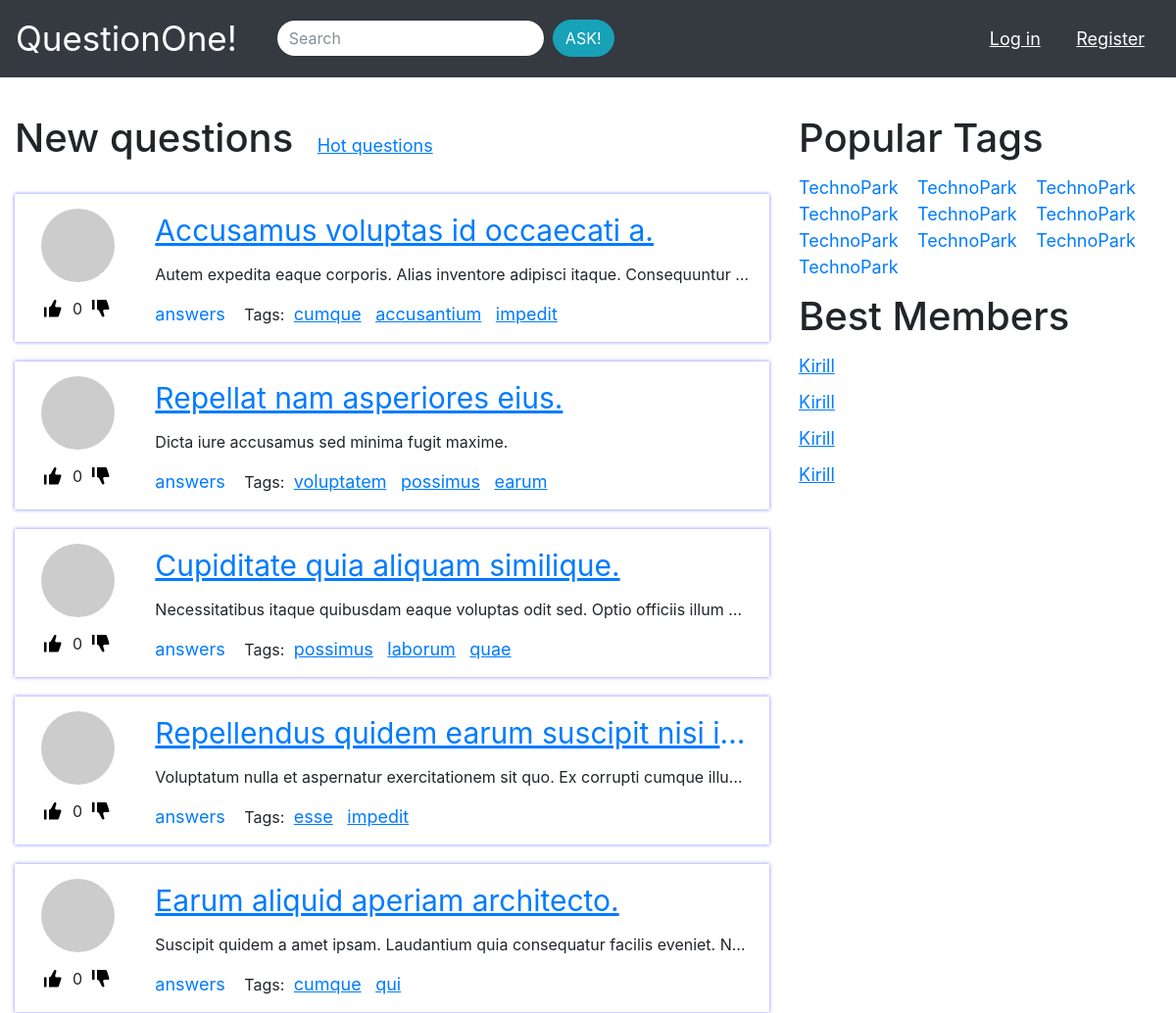
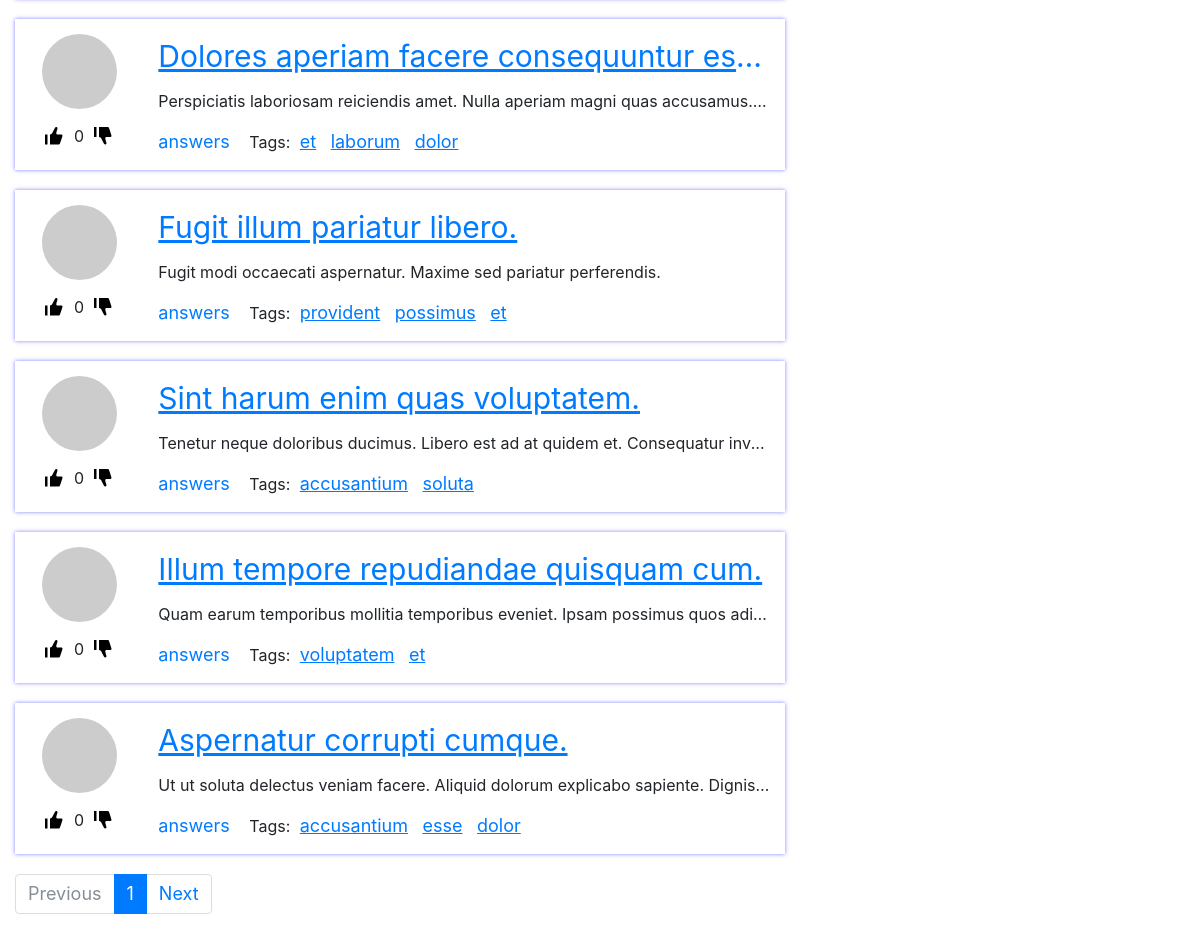
The page / on the database its author committed (2 pictures, top to bottom).
### ask/models.py (models this page shows, shortened)
class Question(models.Model):
    title = models.CharField(max_length=120, verbose_name=u"Заголовок вопроса")
    text = models.TextField(verbose_name=u"Полное описание вопроса")
    createDate = models.DateTimeField(default=datetime.now, verbose_name=u"Время создания вопроса")
    author = models.ForeignKey(User, related_name="Q_author")
    tags = models.ManyToManyField(Tag)
    rating = models.IntegerField(default=0, verbose_name=u"Рейтинг вопроса")
    manager = QuestionsManager()
    class Meta:
        ordering = ["-createDate"]

class Tag(models.Model):
    tag = models.CharField(max_length=30)

### ask/views.py (the view)
# urls.py: url(r'^$', mainPage, name = 'mainPage'),
def mainPage(request):
    qlist = Question.manager.all()
    questions = paginate(request, qlist, 10)
    return render(request, 'questions.html', {
        'title': 'New questions',
        'questions': questions,
        'linkName': 'Hot questions',
        'link': reverse('hotQuestions'),
    })

### ask/views.py (called while the page is built)
def paginate(request, objList, objOnPage):
    page = request.GET.get('page')
    paginator = Paginator(objList, objOnPage)
    try:
        elements = paginator.page(page)
    except PageNotAnInteger:
        elements = paginator.page(1)
    except EmptyPage:
        elements = paginator.page(paginator.num_pages)
    return elements

### ask/templates/questions.html
{% extends "base.html" %}
{% block style %}
    <link rel="stylesheet" type="text/css" href="/css/questions_style.css">
{% endblock style %}
{% block content %}
<h1 class="questions">{{ title }}</h1>
<a class="questions" href="{{ link }}">{{ linkName }}</a>
{% for q in questions %}
<div class="container-fluid question-wrapper clearfloat">
  <div class="row">
    <div class="col-2 question-av">
      <img class="avatar-miniature rounded-circle" src="http://via.placeholder.com/75x75">
      <div class="question-rating">
        <img src="/svg/thumb-up.svg">
        <span class="rating-counter">{{ q.rating }}</span>
        <img src="/svg/thumb-down.svg">
      </div>
    </div>
    <div class="col-10">
      <a class="question-title" href="{% url 'question' q.id %}">{{ q.title }}</a>
      <p class="question-prev">{{ q.text }}</p>
      <a class="answers" href="{% url 'question' q.id %}">answers</a>
      <span>Tags:</span>
      {% for t in q.tags.all %}
      <a class="question-tags" href="{% url 'tagQuestions' t.tag %}">{{ t.tag }}</a>
      {% endfor %}
    </div>
  </div>
</div>
{% endfor %}
<nav>
  <ul class="pagination">
    {% if questions.has_previous %}
    <li class="page-item"><a class="page-link" href="?page={{ questions.previous_page_number }}">Previous</a></li>
    {% else %}
    <li class="page-item disabled"><a class="page-link" href="">Previous</a>
    {% endif %}
    <li class="page-item active"><a class="page-link" href="">{{ questions.number }}</a></li>
    {% if questions.has_next %}
    <li class="page-item"><a class="page-link" href="?page={{ questions.next_page_number }}">Next</a></li>
    {% else %}
     <li class="page-item disabled"><a class="page-link" href="">Next</a></li>
    {% endif %}
  </ul>
</nav>
{% endblock content %}

### ask/templates/base.html (shortened to what this page needs)
<!DOCTYPE html>
<html>
<head>
  <link rel="stylesheet" type="text/css" href="/css/bootstrap.min.css">
  <link rel="stylesheet" type="text/css" href="/css/base_style.css">
    {% block style %}
    {% endblock style %}
</head>
<body>
  <nav class="navbar navbar-dark bg-dark justify-content-start">
    <a class="navbar-brand" href="/">QuestionOne!</a>
    <form class="form-inline navbar-form">
      <input class="form-control mr-sm-2 navbar-form-item" type="search" placeholder="Search" aria-label="Search">
      <button class="btn btn-info my-2 my-sm-0 navbar-form-item" type="submit">ASK!</button>
    </form>
    <div class="nav-userbar">
      <a class="nav-link" href="{% url 'loginPage' %}">Log in</a>
      <a class="nav-link" href="{% url 'registerPage' %}">Register</a>
    </div>
  </nav>
  <div class="container-fluid">
    <div class="row">
      <div class="col-8">
        {% block content %}
        {% endblock content %}
      </div>
      <div class="col-4 sidebar">
        <h1 class="tags">Popular Tags</h1>
        <a class="tags" href="#">TechnoPark</a>
        <a class="tags" href="#">TechnoPark</a>
        <a class="tags" href="#">TechnoPark</a>
        <a class="tags" href="#">TechnoPark</a>
        <a class="tags" href="#">TechnoPark</a>
        <a class="tags" href="#">TechnoPark</a>
        <a class="tags" href="#">TechnoPark</a>
        <a class="tags" href="#">TechnoPark</a>
        <a class="tags" href="#">TechnoPark</a>
        <a class="tags" href="#">TechnoPark</a>
        <h1 class="members">Best Members</h1>
        <a class="members" href="#">Kirill</a>
        <a class="members" href="#">Kirill</a>
        <a class="members" href="#">Kirill</a>
        <a class="members" href="#">Kirill</a>
      </div>
    </div>
  </div>
</body>
</html>

### static/css/base_style.css (style rules this page uses)
a.navbar-brand { font-size: 35px; margin-right: 40px; }
form.navbar-form { flex-grow: 2; }
.navbar-form-item { border-radius: 20px; }
div.nav-userbar a { color: white; text-decoration: underline; display: inline; }
a { font-size: 18px; }
a.tags { margin-right: 15px; text-decoration: none; }
a.members { display: block; text-decoration: underline; margin: 10px 0px; }
a.questions { margin-left: 20px; text-decoration: underline; }
h1.tags { margin: 40px 0px 15px 0px; }
h1.members { margin: 15px 0px 15px 0px; }
.clearfloat::after { content: ""; clear: both; display: block; }

### static/css/questions_style.css (style rules this page uses)
a.navbar-brand { font-size: 35px; margin-right: 40px; }
form.navbar-form { flex-grow: 2; }
.navbar-form-item { border-radius: 20px; }
div.nav-userbar a { color: white; text-decoration: underline; display: inline; }
a { font-size: 18px; }
a.tags { margin-right: 15px; text-decoration: none; }
a.members { display: block; text-decoration: underline; margin: 10px 0px; }
a.questions { margin-left: 20px; text-decoration: underline; }
h1.tags { margin: 40px 0px 15px 0px; }
h1.members { margin: 15px 0px 15px 0px; }
h1.questions { margin: 40px 0px 15px 0px; display: inline-block; }
div.question-wrapper { margin: 20px 0px; padding: 15px; box-shadow: 0px 0px 4px rgba(0,0,255,0.5); }
.clearfloat::after { content: ""; clear: both; display: block; }
div.question-av { text-align: center; }
div.question-rating { margin-top: 15px; }
div.question-rating img { width: 20px; }
div.question-rating span { display: inline-block; width: 20px; }
a.question-title { font-size: 30px; text-decoration: underline; display: block; white-space: nowrap; overflow: hidden; text-overflow: ellipsis; }
p.question-prev { margin: 10px 0px 15px 0px; white-space: nowrap; overflow: hidden; text-overflow: ellipsis; }
a.question-tags { text-decoration: underline; margin: 0px 5px; }
a.answers { margin-right: 15px; }

### rows shown on the page
Question: rating "0", title "Accusamus voluptas id occaecati a.", text "Autem expedita eaque corporis. Alias inventore adipisci itaque. Consequuntur…"
Tag: tag "cumque"
Tag: tag "accusantium"
Tag: tag "impedit"
Question: rating "0", title "Repellat nam asperiores eius.", text "Dicta iure accusamus sed minima fugit maxime."
Tag: tag "voluptatem"
Tag: tag "possimus"
Tag: tag "earum"
Question: rating "0", title "Cupiditate quia aliquam similique.", text "Necessitatibus itaque quibusdam eaque voluptas odit sed. Optio officiis illum…"
Tag: tag "laborum"
Tag: tag "quae"
Question: rating "0", title "Repellendus quidem earum suscipit nisi i…", text "Voluptatum nulla et aspernatur exercitationem sit quo. Ex corrupti cumque illu…"
Tag: tag "esse"
Question: rating "0", title "Earum aliquid aperiam architecto.", text "Suscipit quidem a amet ipsam. Laudantium quia consequatur facilis eveniet. No…"
Tag: tag "qui"
Question: rating "0", title "Dolores aperiam facere consequuntur es…", text "Perspiciatis laboriosam reiciendis amet. Nulla aperiam magni quas accusamus.…"
Tag: tag "et"
Tag: tag "dolor"
Question: rating "0", title "Fugit illum pariatur libero.", text "Fugit modi occaecati aspernatur. Maxime sed pariatur perferendis."
Tag: tag "provident"
Question: rating "0", title "Sint harum enim quas voluptatem.", text "Tenetur neque doloribus ducimus. Libero est ad at quidem et. Consequatur inv…"
Tag: tag "soluta"
Question: rating "0", title "Illum tempore repudiandae quisquam cum.", text "Quam earum temporibus mollitia temporibus eveniet. Ipsam possimus quos adi…"
Question: rating "0", title "Aspernatur corrupti cumque.", text "Ut ut soluta delectus veniam facere. Aliquid dolorum explicabo sapiente. Dignis…"

### other values the page prints
{{ title }} "New questions"
{{ linkName }} "Hot questions"
{{ questions.number }} "1"
